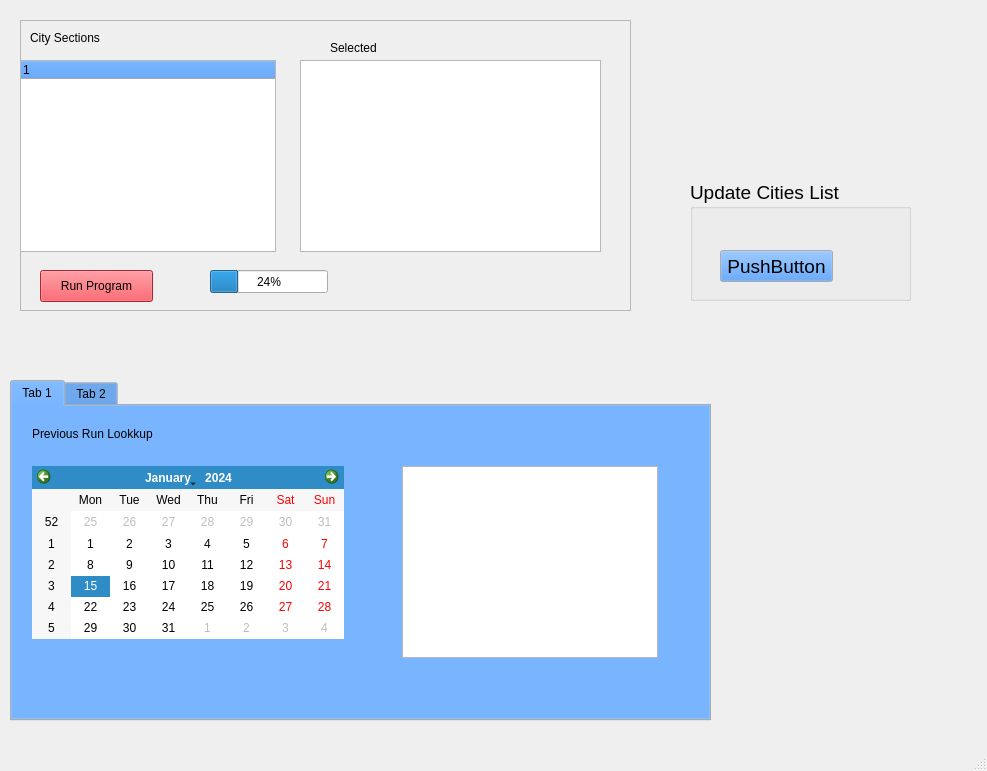
<?xml version="1.0" encoding="UTF-8"?>
<ui version="4.0">
 <class>MainWindow</class>
 <widget class="QMainWindow" name="MainWindow">
  <property name="geometry">
   <rect>
    <x>0</x>
    <y>0</y>
    <width>987</width>
    <height>771</height>
   </rect>
  </property>
  <property name="palette">
   <palette>
    <active>
     <colorrole role="Button">
      <brush brushstyle="SolidPattern">
       <color alpha="255">
        <red>56</red>
        <green>137</green>
        <blue>236</blue>
       </color>
      </brush>
     </colorrole>
    </active>
    <inactive>
     <colorrole role="Button">
      <brush brushstyle="SolidPattern">
       <color alpha="255">
        <red>56</red>
        <green>137</green>
        <blue>236</blue>
       </color>
      </brush>
     </colorrole>
    </inactive>
    <disabled>
     <colorrole role="Button">
      <brush brushstyle="SolidPattern">
       <color alpha="255">
        <red>56</red>
        <green>137</green>
        <blue>236</blue>
       </color>
      </brush>
     </colorrole>
    </disabled>
   </palette>
  </property>
  <property name="windowTitle">
   <string>MainWindow</string>
  </property>
  <widget class="QWidget" name="centralwidget">
   <widget class="QGroupBox" name="groupBox">
    <property name="geometry">
     <rect>
      <x>690</x>
      <y>180</y>
      <width>221</width>
      <height>121</height>
     </rect>
    </property>
    <property name="font">
     <font>
      <pointsize>14</pointsize>
     </font>
    </property>
    <property name="title">
     <string>Update Cities List</string>
    </property>
    <widget class="QPushButton" name="pushButton">
     <property name="geometry">
      <rect>
       <x>30</x>
       <y>70</y>
       <width>113</width>
       <height>32</height>
      </rect>
     </property>
     <property name="text">
      <string>PushButton</string>
     </property>
    </widget>
   </widget>
   <widget class="QLabel" name="label_4">
    <property name="geometry">
     <rect>
      <x>360</x>
      <y>440</y>
      <width>60</width>
      <height>16</height>
     </rect>
    </property>
    <property name="text">
     <string>Selected</string>
    </property>
   </widget>
   <widget class="QFrame" name="frame">
    <property name="geometry">
     <rect>
      <x>20</x>
      <y>20</y>
      <width>611</width>
      <height>291</height>
     </rect>
    </property>
    <property name="frameShape">
     <enum>QFrame::StyledPanel</enum>
    </property>
    <property name="frameShadow">
     <enum>QFrame::Raised</enum>
    </property>
    <widget class="QLabel" name="label_2">
     <property name="geometry">
      <rect>
       <x>310</x>
       <y>20</y>
       <width>60</width>
       <height>16</height>
      </rect>
     </property>
     <property name="text">
      <string>Selected</string>
     </property>
    </widget>
    <widget class="QListView" name="listView">
     <property name="geometry">
      <rect>
       <x>280</x>
       <y>40</y>
       <width>301</width>
       <height>192</height>
      </rect>
     </property>
    </widget>
    <widget class="QTreeWidget" name="treeWidget">
     <property name="geometry">
      <rect>
       <x>0</x>
       <y>40</y>
       <width>256</width>
       <height>192</height>
      </rect>
     </property>
     <column>
      <property name="text">
       <string notr="true">1</string>
      </property>
     </column>
    </widget>
    <widget class="QLabel" name="label">
     <property name="geometry">
      <rect>
       <x>10</x>
       <y>10</y>
       <width>101</width>
       <height>16</height>
      </rect>
     </property>
     <property name="text">
      <string>City Sections</string>
     </property>
    </widget>
    <widget class="QPushButton" name="btn_run_program">
     <property name="geometry">
      <rect>
       <x>20</x>
       <y>250</y>
       <width>113</width>
       <height>32</height>
      </rect>
     </property>
     <property name="palette">
      <palette>
       <active>
        <colorrole role="WindowText">
         <brush brushstyle="SolidPattern">
          <color alpha="255">
           <red>0</red>
           <green>0</green>
           <blue>0</blue>
          </color>
         </brush>
        </colorrole>
        <colorrole role="Button">
         <brush brushstyle="SolidPattern">
          <color alpha="255">
           <red>233</red>
           <green>58</green>
           <blue>68</blue>
          </color>
         </brush>
        </colorrole>
        <colorrole role="Light">
         <brush brushstyle="SolidPattern">
          <color alpha="255">
           <red>255</red>
           <green>159</green>
           <blue>164</blue>
          </color>
         </brush>
        </colorrole>
        <colorrole role="Midlight">
         <brush brushstyle="SolidPattern">
          <color alpha="255">
           <red>244</red>
           <green>108</green>
           <blue>116</blue>
          </color>
         </brush>
        </colorrole>
        <colorrole role="Dark">
         <brush brushstyle="SolidPattern">
          <color alpha="255">
           <red>116</red>
           <green>29</green>
           <blue>34</blue>
          </color>
         </brush>
        </colorrole>
        <colorrole role="Mid">
         <brush brushstyle="SolidPattern">
          <color alpha="255">
           <red>155</red>
           <green>39</green>
           <blue>45</blue>
          </color>
         </brush>
        </colorrole>
        <colorrole role="Text">
         <brush brushstyle="SolidPattern">
          <color alpha="255">
           <red>0</red>
           <green>0</green>
           <blue>0</blue>
          </color>
         </brush>
        </colorrole>
        <colorrole role="BrightText">
         <brush brushstyle="SolidPattern">
          <color alpha="255">
           <red>255</red>
           <green>255</green>
           <blue>255</blue>
          </color>
         </brush>
        </colorrole>
        <colorrole role="ButtonText">
         <brush brushstyle="SolidPattern">
          <color alpha="255">
           <red>0</red>
           <green>0</green>
           <blue>0</blue>
          </color>
         </brush>
        </colorrole>
        <colorrole role="Base">
         <brush brushstyle="SolidPattern">
          <color alpha="255">
           <red>255</red>
           <green>255</green>
           <blue>255</blue>
          </color>
         </brush>
        </colorrole>
        <colorrole role="Window">
         <brush brushstyle="SolidPattern">
          <color alpha="255">
           <red>233</red>
           <green>58</green>
           <blue>68</blue>
          </color>
         </brush>
        </colorrole>
        <colorrole role="Shadow">
         <brush brushstyle="SolidPattern">
          <color alpha="255">
           <red>0</red>
           <green>0</green>
           <blue>0</blue>
          </color>
         </brush>
        </colorrole>
        <colorrole role="AlternateBase">
         <brush brushstyle="SolidPattern">
          <color alpha="255">
           <red>244</red>
           <green>156</green>
           <blue>161</blue>
          </color>
         </brush>
        </colorrole>
        <colorrole role="ToolTipBase">
         <brush brushstyle="SolidPattern">
          <color alpha="255">
           <red>255</red>
           <green>255</green>
           <blue>220</blue>
          </color>
         </brush>
        </colorrole>
        <colorrole role="ToolTipText">
         <brush brushstyle="SolidPattern">
          <color alpha="255">
           <red>0</red>
           <green>0</green>
           <blue>0</blue>
          </color>
         </brush>
        </colorrole>
       </active>
       <inactive>
        <colorrole role="WindowText">
         <brush brushstyle="SolidPattern">
          <color alpha="255">
           <red>0</red>
           <green>0</green>
           <blue>0</blue>
          </color>
         </brush>
        </colorrole>
        <colorrole role="Button">
         <brush brushstyle="SolidPattern">
          <color alpha="255">
           <red>233</red>
           <green>58</green>
           <blue>68</blue>
          </color>
         </brush>
        </colorrole>
        <colorrole role="Light">
         <brush brushstyle="SolidPattern">
          <color alpha="255">
           <red>255</red>
           <green>159</green>
           <blue>164</blue>
          </color>
         </brush>
        </colorrole>
        <colorrole role="Midlight">
         <brush brushstyle="SolidPattern">
          <color alpha="255">
           <red>244</red>
           <green>108</green>
           <blue>116</blue>
          </color>
         </brush>
        </colorrole>
        <colorrole role="Dark">
         <brush brushstyle="SolidPattern">
          <color alpha="255">
           <red>116</red>
           <green>29</green>
           <blue>34</blue>
          </color>
         </brush>
        </colorrole>
        <colorrole role="Mid">
         <brush brushstyle="SolidPattern">
          <color alpha="255">
           <red>155</red>
           <green>39</green>
           <blue>45</blue>
          </color>
         </brush>
        </colorrole>
        <colorrole role="Text">
         <brush brushstyle="SolidPattern">
          <color alpha="255">
           <red>0</red>
           <green>0</green>
           <blue>0</blue>
          </color>
         </brush>
        </colorrole>
        <colorrole role="BrightText">
         <brush brushstyle="SolidPattern">
          <color alpha="255">
           <red>255</red>
           <green>255</green>
           <blue>255</blue>
          </color>
         </brush>
        </colorrole>
        <colorrole role="ButtonText">
         <brush brushstyle="SolidPattern">
          <color alpha="255">
           <red>0</red>
           <green>0</green>
           <blue>0</blue>
          </color>
         </brush>
        </colorrole>
        <colorrole role="Base">
         <brush brushstyle="SolidPattern">
          <color alpha="255">
           <red>255</red>
           <green>255</green>
           <blue>255</blue>
          </color>
         </brush>
        </colorrole>
        <colorrole role="Window">
         <brush brushstyle="SolidPattern">
          <color alpha="255">
           <red>233</red>
           <green>58</green>
           <blue>68</blue>
          </color>
         </brush>
        </colorrole>
        <colorrole role="Shadow">
         <brush brushstyle="SolidPattern">
          <color alpha="255">
           <red>0</red>
           <green>0</green>
           <blue>0</blue>
          </color>
         </brush>
        </colorrole>
        <colorrole role="AlternateBase">
         <brush brushstyle="SolidPattern">
          <color alpha="255">
           <red>244</red>
           <green>156</green>
           <blue>161</blue>
          </color>
         </brush>
        </colorrole>
        <colorrole role="ToolTipBase">
         <brush brushstyle="SolidPattern">
          <color alpha="255">
           <red>255</red>
           <green>255</green>
           <blue>220</blue>
          </color>
         </brush>
        </colorrole>
        <colorrole role="ToolTipText">
         <brush brushstyle="SolidPattern">
          <color alpha="255">
           <red>0</red>
           <green>0</green>
           <blue>0</blue>
          </color>
         </brush>
        </colorrole>
       </inactive>
       <disabled>
        <colorrole role="WindowText">
         <brush brushstyle="SolidPattern">
          <color alpha="255">
           <red>116</red>
           <green>29</green>
           <blue>34</blue>
          </color>
         </brush>
        </colorrole>
        <colorrole role="Button">
         <brush brushstyle="SolidPattern">
          <color alpha="255">
           <red>233</red>
           <green>58</green>
           <blue>68</blue>
          </color>
         </brush>
        </colorrole>
        <colorrole role="Light">
         <brush brushstyle="SolidPattern">
          <color alpha="255">
           <red>255</red>
           <green>159</green>
           <blue>164</blue>
          </color>
         </brush>
        </colorrole>
        <colorrole role="Midlight">
         <brush brushstyle="SolidPattern">
          <color alpha="255">
           <red>244</red>
           <green>108</green>
           <blue>116</blue>
          </color>
         </brush>
        </colorrole>
        <colorrole role="Dark">
         <brush brushstyle="SolidPattern">
          <color alpha="255">
           <red>116</red>
           <green>29</green>
           <blue>34</blue>
          </color>
         </brush>
        </colorrole>
        <colorrole role="Mid">
         <brush brushstyle="SolidPattern">
          <color alpha="255">
           <red>155</red>
           <green>39</green>
           <blue>45</blue>
          </color>
         </brush>
        </colorrole>
        <colorrole role="Text">
         <brush brushstyle="SolidPattern">
          <color alpha="255">
           <red>116</red>
           <green>29</green>
           <blue>34</blue>
          </color>
         </brush>
        </colorrole>
        <colorrole role="BrightText">
         <brush brushstyle="SolidPattern">
          <color alpha="255">
           <red>255</red>
           <green>255</green>
           <blue>255</blue>
          </color>
         </brush>
        </colorrole>
        <colorrole role="ButtonText">
         <brush brushstyle="SolidPattern">
          <color alpha="255">
           <red>116</red>
           <green>29</green>
           <blue>34</blue>
          </color>
         </brush>
        </colorrole>
        <colorrole role="Base">
         <brush brushstyle="SolidPattern">
          <color alpha="255">
           <red>233</red>
           <green>58</green>
           <blue>68</blue>
          </color>
         </brush>
        </colorrole>
        <colorrole role="Window">
         <brush brushstyle="SolidPattern">
          <color alpha="255">
           <red>233</red>
           <green>58</green>
           <blue>68</blue>
          </color>
         </brush>
        </colorrole>
        <colorrole role="Shadow">
         <brush brushstyle="SolidPattern">
          <color alpha="255">
           <red>0</red>
           <green>0</green>
           <blue>0</blue>
          </color>
         </brush>
        </colorrole>
        <colorrole role="AlternateBase">
         <brush brushstyle="SolidPattern">
          <color alpha="255">
           <red>233</red>
           <green>58</green>
           <blue>68</blue>
          </color>
         </brush>
        </colorrole>
        <colorrole role="ToolTipBase">
         <brush brushstyle="SolidPattern">
          <color alpha="255">
           <red>255</red>
           <green>255</green>
           <blue>220</blue>
          </color>
         </brush>
        </colorrole>
        <colorrole role="ToolTipText">
         <brush brushstyle="SolidPattern">
          <color alpha="255">
           <red>0</red>
           <green>0</green>
           <blue>0</blue>
          </color>
         </brush>
        </colorrole>
       </disabled>
      </palette>
     </property>
     <property name="focusPolicy">
      <enum>Qt::WheelFocus</enum>
     </property>
     <property name="autoFillBackground">
      <bool>false</bool>
     </property>
     <property name="text">
      <string>Run Program</string>
     </property>
    </widget>
    <widget class="QProgressBar" name="progressBar">
     <property name="geometry">
      <rect>
       <x>190</x>
       <y>250</y>
       <width>118</width>
       <height>23</height>
      </rect>
     </property>
     <property name="value">
      <number>24</number>
     </property>
    </widget>
   </widget>
   <widget class="QTabWidget" name="tabWidget">
    <property name="geometry">
     <rect>
      <x>10</x>
      <y>380</y>
      <width>701</width>
      <height>341</height>
     </rect>
    </property>
    <property name="currentIndex">
     <number>0</number>
    </property>
    <widget class="QWidget" name="tab">
     <attribute name="title">
      <string>Tab 1</string>
     </attribute>
     <widget class="QLabel" name="label_3">
      <property name="geometry">
       <rect>
        <x>20</x>
        <y>20</y>
        <width>191</width>
        <height>16</height>
       </rect>
      </property>
      <property name="text">
       <string>Previous Run Lookkup</string>
      </property>
     </widget>
     <widget class="QCalendarWidget" name="calendarWidget">
      <property name="geometry">
       <rect>
        <x>20</x>
        <y>60</y>
        <width>312</width>
        <height>173</height>
       </rect>
      </property>
     </widget>
     <widget class="QListView" name="listView_2">
      <property name="geometry">
       <rect>
        <x>390</x>
        <y>60</y>
        <width>256</width>
        <height>192</height>
       </rect>
      </property>
     </widget>
    </widget>
    <widget class="QWidget" name="tab_2">
     <attribute name="title">
      <string>Tab 2</string>
     </attribute>
     <widget class="QGraphicsView" name="graphicsView">
      <property name="geometry">
       <rect>
        <x>20</x>
        <y>20</y>
        <width>661</width>
        <height>281</height>
       </rect>
      </property>
     </widget>
    </widget>
   </widget>
  </widget>
  <widget class="QMenuBar" name="menubar">
   <property name="geometry">
    <rect>
     <x>0</x>
     <y>0</y>
     <width>987</width>
     <height>22</height>
    </rect>
   </property>
  </widget>
  <widget class="QStatusBar" name="statusbar"/>
 </widget>
 <resources/>
 <connections/>
</ui>
